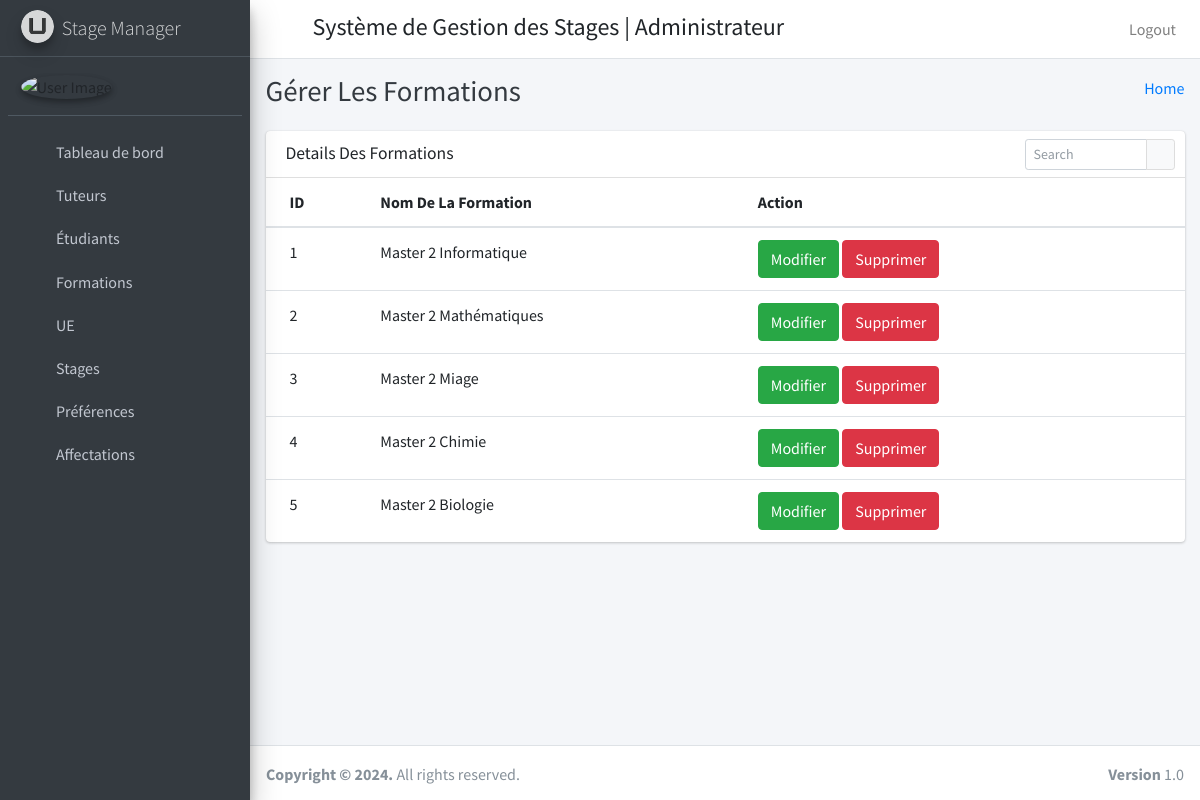
The page /manage_course on the database its author committed.
### stage_management_app/models.py (models this page shows)
class Courses(models.Model):
    id=models.AutoField(primary_key=True)
    course_name=models.CharField(max_length=255)
    created_at=models.DateTimeField(auto_now_add=True)
    updated_at=models.DateTimeField(auto_now_add=True)
    objects=models.Manager()

### stage_management_app/HodViews.py (the view)
# urls.py: path('manage_course', HodViews.manage_course,name="manage_course"),
def manage_course(request):
    courses=Courses.objects.all()
    return render(request,"hod_template/manage_course_template.html",{"courses":courses})

### stage_management_app/templates/hod_template/manage_course_template.html
{% extends 'hod_template/base_template.html' %}
{% block page_title %}
Gérer Les Formations
{% endblock page_title %}
{% block main_content %}
    <section class="content">
      <div class="container-fluid">
           <div class="row">
          <div class="col-12">
            <div class="card">
              <div class="card-header">
                <h3 class="card-title">Details Des Formations</h3>
                <div class="card-tools">
                  <div class="input-group input-group-sm" style="width: 150px;">
                    <input type="text" name="table_search" class="form-control float-right" placeholder="Search">
                    <div class="input-group-append">
                      <button type="submit" class="btn btn-default"><i class="fas fa-search"></i></button>
                    </div>
                  </div>
                </div>
              </div>
              <div class="card-body table-responsive p-0">
                <table class="table table-hover text-nowrap">
                  <thead>
                    <tr>
                      <th>ID</th>
                      <th>Nom De La Formation </th>
                      <th>Action</th>
                    </tr>
                  </thead>
                  <tbody>
                  {% for course in courses %}
                    <tr>
                      <td>{{ course.id }}</td>
                      <td>{{ course.course_name }}</td>
                      <td><a href="/edit_course/{{ course.id }}" class="btn btn-success">Modifier</a>
                      <a href="/delete_course/{{ course.id }}" class="btn btn-danger">Supprimer</a>
                      </td>
                    </tr>
                  {% endfor %}
                  </tbody>
                </table>
              </div>
            </div>
          </div>
        </div>
      </div>
    </section>
{% endblock main_content %}

### rows shown on the page
Courses: id "1", course_name "Master 2 Informatique"
Courses: id "2", course_name "Master 2 Mathématiques"
Courses: id "3", course_name "Master 2 Miage"
Courses: id "4", course_name "Master 2 Chimie"
Courses: id "5", course_name "Master 2 Biologie"
